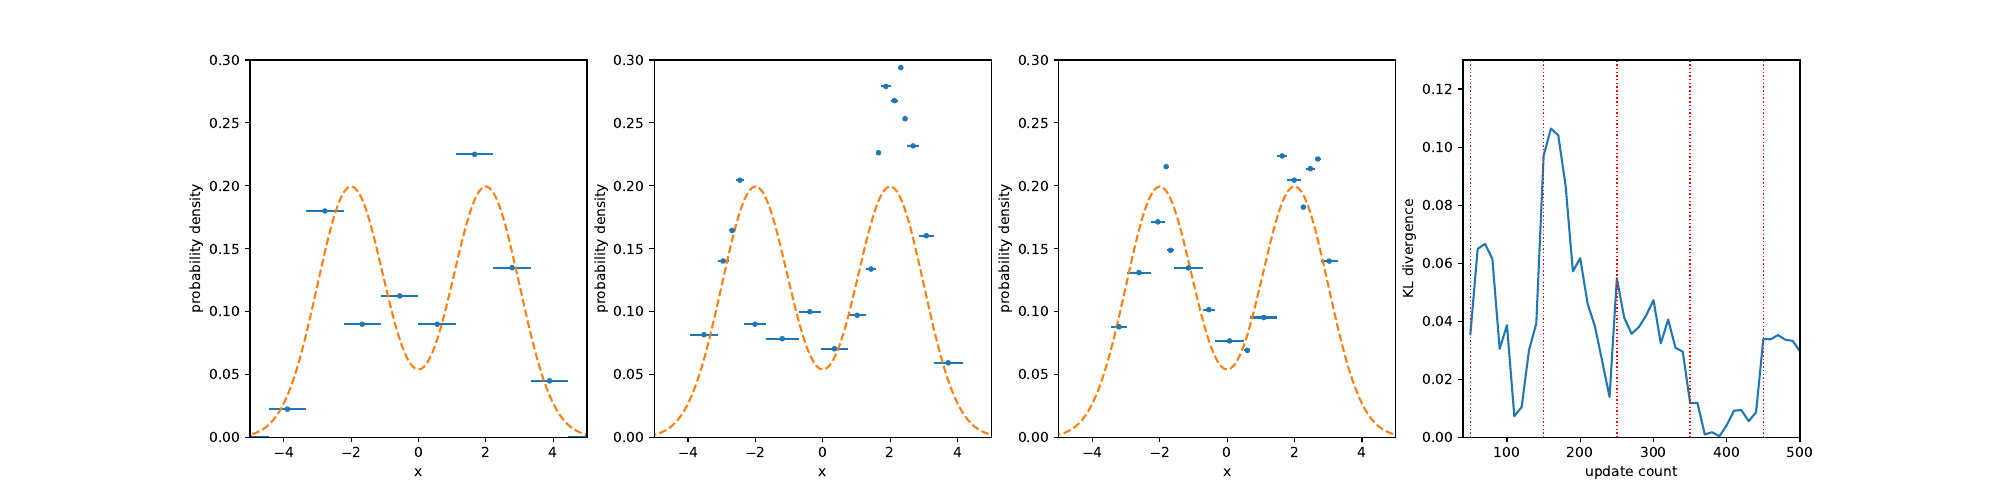

Here is the Python script that generated this plot:
import numpy as np
from scipy.stats import norm
import matplotlib as mpl
import matplotlib.pyplot as plt
import preprocessing as prep

name = "basic-bimodal"
dir = "../../flip-bench/experiments/basic-bimodal/"

fig = plt.figure(figsize=(20, 5))

# PDF

xmin = -5
xmax = 5
ymax = 0.3

data_locs = [
    dir + "basic-bimodal-pdf-40.out",
    dir + "basic-bimodal-pdf-60.out",
    dir + "basic-bimodal-pdf-340.out"
]

i = 1
for data_loc in data_locs:
    data_xmin = xmin - 10
    data_xmax = xmax + 10

    raw_dat = prep.data(data_loc, 3)
    dat = prep.transform(raw_dat, data_xmin, data_xmax)

    x1, xerr1, y1 = prep.unzip(dat)
    x2 = np.arange(data_xmin, data_xmax, 0.1)
    y2 = 0.5 * norm.pdf(x2 - 2) + 0.5 * norm.pdf(x2 + 2)

    ax = plt.subplot(1, len(data_locs) + 1, i)
    ax.errorbar(x1, y1, xerr=xerr1, fmt='.')
    ax.plot(x2, y2, '--')
    ax.set_xlim(xmin, xmax)
    ax.set_ylim(0, ymax)
    ax.set_ylabel("probability density")
    ax.set_xlabel("x")

    i = i + 1


# KLD

countmin = 40
countmax = 500
rearr_start = 50
rearr_period = 100

kld_data_loc = dir + "basic-bimodal-kld.out"

kld_data = prep.data(kld_data_loc, 2)

x3 = list(map(lambda d: d[0], kld_data))
y3 = list(map(lambda d: abs(d[1]) , kld_data))
ax = plt.subplot(1, len(data_locs) + 1, len(data_locs) + 1)
ax.plot(x3, y3)
for i in range(rearr_start, countmax, rearr_period):
    ax.axvline(i, color='r', linestyle=':', linewidth=1)
ax.set_ylabel("KL divergence")
ax.set_xlabel("update count")
ax.set_xlim(countmin, countmax)
ax.set_ylim(0.0, 0.13)

plt.legend()
plt.savefig(name + '.pdf')
plt.savefig(name + '.png')
plt.show()
